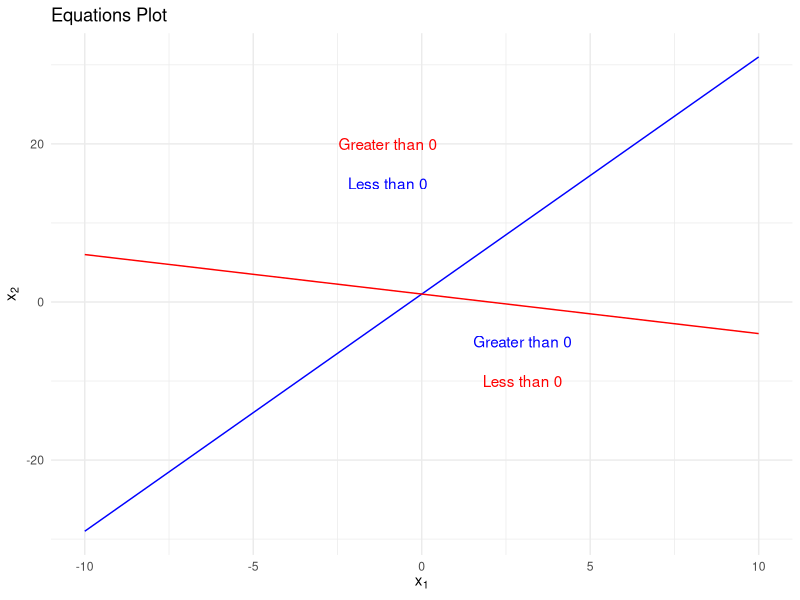
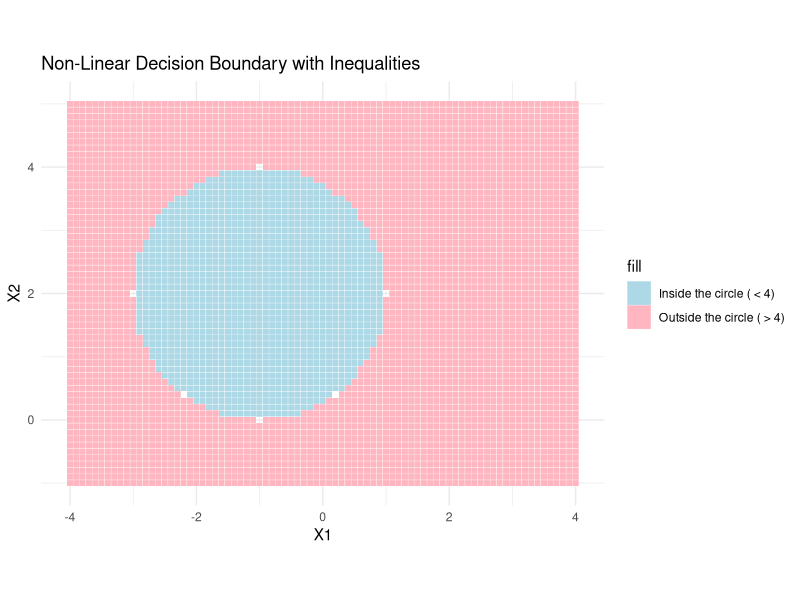
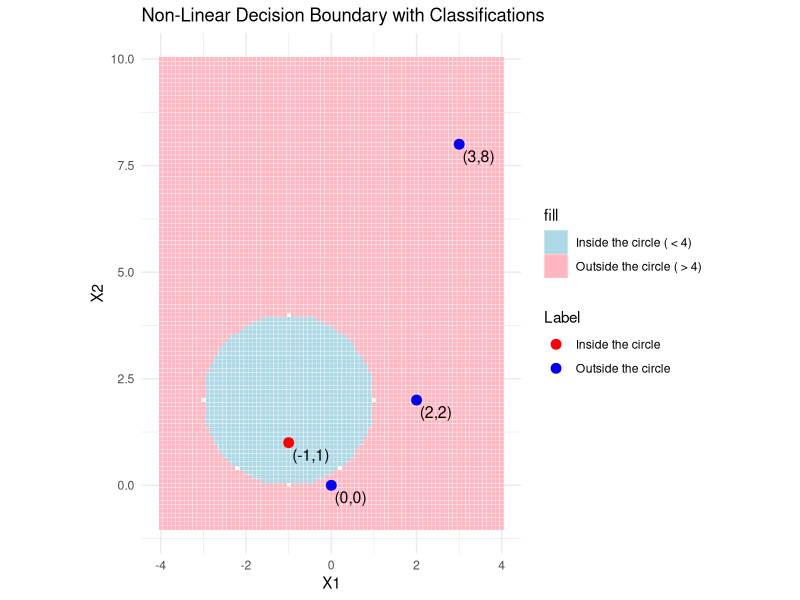

Reproduce these figures in R, in order.
## ---- chunk 1
library(ggplot2)

# Define the data for the two equations
x1 <- -10:10
x2 <- 1 + 3 * x1
x3 <- 1 - x1 / 2

# Create a data frame for ggplot
df <- data.frame(x1 = x1, x2 = x2, x3 = x3)

# Plot the graph using ggplot2
ggplot(df, aes(x = x1)) +
  # Plot the first line (blue)
  geom_line(aes(y = x2), color = "blue") +
  
  # Annotate text for the blue line
  annotate("text", x = 3, y = -5, label = "Greater than 0", color = "blue") +
  annotate("text", x = -1, y = 15, label = "Less than 0", color = "blue") +
  
  # Plot the second line (red)
  geom_line(aes(y = x3), color = "red") +
  
  # Annotate text for the red line
  annotate("text", x = 3, y = -10, label = "Less than 0", color = "red") +
  annotate("text", x = -1, y = 20, label = "Greater than 0", color = "red") +
  
  # Add the legend with LaTeX formatting
  scale_color_manual(
    values = c("blue", "red"),
    labels = c(
      expression(1 + 3 * x[1] - x[2] == 0),
      expression(-2 + x[1] + 2 * x[2] == 0)
    )
  ) +
  
  # Add labels and title
  labs(
    title = "Equations Plot",
    x = expression(x[1]),
    y = expression(x[2])
  ) +
  
  # Set theme for better appearance
  theme_minimal() +
  theme(legend.position = "right")
## ---- chunk 2
# Load ggplot2 library
library(ggplot2)

# Define the equation of the circle (1 + X1)^2 + (2 - X2)^2 = 4
# The center is (1, 2) and the radius is 2

radius <- 2
center_x <- 1
center_y <- 2

# Generate points to plot the circle
theta <- seq(0, 2*pi, length.out = 100)  # Angle sequence
x1 <- center_x + radius * cos(theta)  # X1 coordinates
x2 <- center_y + radius * sin(theta)  # X2 coordinates

# Create a data frame for ggplot
circle_data <- data.frame(X1 = x1, X2 = x2)

# Create a grid of points to evaluate the inequality
grid_x1 <- seq(-4, 4, by = 0.1)
grid_x2 <- seq(-1, 5, by = 0.1)
grid <- expand.grid(X1 = grid_x1, X2 = grid_x2)

# Evaluate the inequality (1 + X1)^2 + (2 - X2)^2 at each point
grid$distance_squared <- (1 + grid$X1)^2 + (2 - grid$X2)^2

# Plot the circle using ggplot
ggplot() +
  # Shading for (1 + X1)^2 + (2 - X2)^2 < 4 (inside the circle)
  geom_tile(data = subset(grid, distance_squared < 4),
            aes(x = X1, y = X2, fill = "Inside the circle ( < 4)"), 
            color = "white", width = 0.1, height = 0.1) +
  
  # Shading for (1 + X1)^2 + (2 - X2)^2 > 4 (outside the circle)
  geom_tile(data = subset(grid, distance_squared > 4),
            aes(x = X1, y = X2, fill = "Outside the circle ( > 4)"), 
            color = "white", width = 0.1, height = 0.1) +
  
  
  # Add labels and title
  labs(x = "X1", y = "X2",
       title = "Non-Linear Decision Boundary with Inequalities") +
  
  # Theme and legend customization
  theme_minimal() +
  scale_fill_manual(
    values = c("Inside the circle ( < 4)" = "lightblue",
               "Outside the circle ( > 4)" = "lightpink")) +
  
  coord_fixed(ratio = 1) +  # Ensure equal aspect ratio
  theme(legend.position = "right")  # Place legend to the right
## ---- chunk 3
# Load ggplot2 library
library(ggplot2)

# Define the equation of the circle (1 + X1)^2 + (2 - X2)^2 = 4
# The center is (1, 2) and the radius is 2

radius <- 2
center_x <- 1
center_y <- 2

# Generate points to plot the circle
theta <- seq(0, 2*pi, length.out = 100)  # Angle sequence
x1 <- center_x + radius * cos(theta)  # X1 coordinates
x2 <- center_y + radius * sin(theta)  # X2 coordinates

# Create a data frame for ggplot
circle_data <- data.frame(X1 = x1, X2 = x2)

# Create a grid of points to evaluate the inequality
grid_x1 <- seq(-4, 4, by = 0.1)
grid_x2 <- seq(-1, 10, by = 0.1)
grid <- expand.grid(X1 = grid_x1, X2 = grid_x2)

# Evaluate the inequality (1 + X1)^2 + (2 - X2)^2 at each point
grid$distance_squared <- (1 + grid$X1)^2 + (2 - grid$X2)^2

# Define the observations to classify
observations <- data.frame(
  X1 = c(0, -1, 2, 3),
  X2 = c(0, 1, 2, 8),
  Label = c("Outside the circle", "Inside the circle",
            "Outside the circle", "Outside the circle")
)

# Plot the circle using ggplot2
ggplot() +
  # Shading for (1 + X1)^2 + (2 - X2)^2 < 4 (inside the circle)
  geom_tile(data = subset(grid, distance_squared < 4),
            aes(x = X1, y = X2, fill = "Inside the circle ( < 4)"), 
            color = "white", width = 0.1, height = 0.1) +
  
  # Shading for (1 + X1)^2 + (2 - X2)^2 > 4 (outside the circle)
  geom_tile(data = subset(grid, distance_squared > 4),
            aes(x = X1, y = X2, fill = "Outside the circle ( > 4)"), 
            color = "white", width = 0.1, height = 0.1) +
  
  # Plot the observations with classifications
  geom_point(data = observations,
             aes(x = X1, y = X2, color = Label), size = 3) +
  
  # Add coordinates as text labels next to the points
  geom_text(data = observations,
            aes(x = X1, y = X2, label = paste("(", X1, ",", X2, ")", sep = "")), 
            vjust = 1.5, hjust = -0.1, size = 4, color = "black") +
  
  # Add labels and title
  labs(x = "X1", y = "X2",
       title = "Non-Linear Decision Boundary with Classifications") +
  
  # Theme and legend customization
  theme_minimal() +
  
  scale_fill_manual(
    values = c("Inside the circle ( < 4)" = "lightblue",
               "Outside the circle ( > 4)" = "lightpink")) +
  scale_color_manual(
    values = c("Outside the circle" = "blue", "Inside the circle" = "red")) +
  
  coord_fixed(ratio = 1) +  # Ensure equal aspect ratio
  theme(legend.position = "right")  # Place legend to the right
